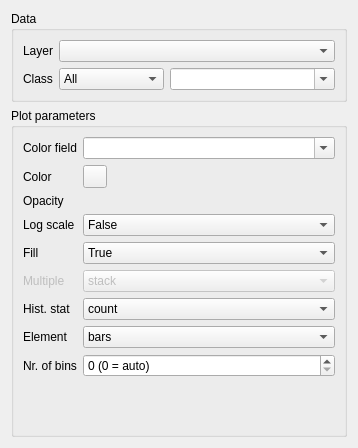
<?xml version="1.0" encoding="UTF-8"?>
<ui version="4.0">
 <class>Form</class>
 <widget class="QWidget" name="Form">
  <property name="geometry">
   <rect>
    <x>0</x>
    <y>0</y>
    <width>358</width>
    <height>448</height>
   </rect>
  </property>
  <property name="sizePolicy">
   <sizepolicy hsizetype="Preferred" vsizetype="Fixed">
    <horstretch>0</horstretch>
    <verstretch>0</verstretch>
   </sizepolicy>
  </property>
  <property name="minimumSize">
   <size>
    <width>0</width>
    <height>448</height>
   </size>
  </property>
  <property name="maximumSize">
   <size>
    <width>16777215</width>
    <height>448</height>
   </size>
  </property>
  <property name="windowTitle">
   <string>Form</string>
  </property>
  <layout class="QVBoxLayout" name="verticalLayout">
   <item>
    <widget class="QGroupBox" name="plot_data_box_2">
     <property name="sizePolicy">
      <sizepolicy hsizetype="Preferred" vsizetype="Maximum">
       <horstretch>0</horstretch>
       <verstretch>0</verstretch>
      </sizepolicy>
     </property>
     <property name="title">
      <string>Data</string>
     </property>
     <layout class="QFormLayout" name="formLayout">
      <item row="0" column="0">
       <widget class="QLabel" name="label_2">
        <property name="text">
         <string>Layer</string>
        </property>
       </widget>
      </item>
      <item row="0" column="1">
       <widget class="QgsMapLayerComboBox" name="layer"/>
      </item>
      <item row="1" column="0">
       <widget class="QLabel" name="X_label">
        <property name="text">
         <string>Class</string>
        </property>
       </widget>
      </item>
      <item row="1" column="1">
       <layout class="QHBoxLayout" name="horizontalLayout">
        <item>
         <widget class="QgsRasterBandComboBox" name="raster_X">
          <property name="currentText">
           <string>All</string>
          </property>
          <item>
           <property name="text">
            <string>All</string>
           </property>
          </item>
         </widget>
        </item>
        <item>
         <widget class="QgsFieldComboBox" name="vector_X">
          <property name="editable">
           <bool>true</bool>
          </property>
          <property name="placeholderText">
           <string>Leave empty for all fields</string>
          </property>
          <property name="allowEmptyFieldName">
           <bool>false</bool>
          </property>
         </widget>
        </item>
       </layout>
      </item>
     </layout>
    </widget>
   </item>
   <item>
    <widget class="QgsCollapsibleGroupBox" name="parameter_box">
     <property name="title">
      <string>Plot parameters</string>
     </property>
     <property name="alignment">
      <set>Qt::AlignLeading|Qt::AlignLeft|Qt::AlignTop</set>
     </property>
     <property name="flat">
      <bool>false</bool>
     </property>
     <property name="collapsed">
      <bool>false</bool>
     </property>
     <layout class="QFormLayout" name="formLayout_2">
      <item row="0" column="0">
       <widget class="QLabel" name="label_4">
        <property name="text">
         <string>Color field</string>
        </property>
       </widget>
      </item>
      <item row="0" column="1">
       <widget class="QgsFieldComboBox" name="color_field">
        <property name="editable">
         <bool>true</bool>
        </property>
        <property name="allowEmptyFieldName">
         <bool>true</bool>
        </property>
       </widget>
      </item>
      <item row="1" column="0">
       <widget class="QLabel" name="label_113">
        <property name="text">
         <string>Color</string>
        </property>
       </widget>
      </item>
      <item row="1" column="1">
       <widget class="QgsColorButton" name="color">
        <property name="minimumSize">
         <size>
          <width>24</width>
          <height>0</height>
         </size>
        </property>
       </widget>
      </item>
      <item row="2" column="0">
       <widget class="QLabel" name="label_114">
        <property name="text">
         <string>Opacity</string>
        </property>
       </widget>
      </item>
      <item row="2" column="1">
       <widget class="QgsOpacityWidget" name="opacity">
        <property name="opacity">
         <double>1.000000000000000</double>
        </property>
       </widget>
      </item>
      <item row="3" column="0">
       <widget class="QLabel" name="label_115">
        <property name="text">
         <string>Log scale</string>
        </property>
       </widget>
      </item>
      <item row="3" column="1">
       <widget class="QComboBox" name="log_scale">
        <item>
         <property name="text">
          <string>False</string>
         </property>
        </item>
        <item>
         <property name="text">
          <string>True</string>
         </property>
        </item>
       </widget>
      </item>
      <item row="4" column="0">
       <widget class="QLabel" name="label_116">
        <property name="text">
         <string>Fill</string>
        </property>
       </widget>
      </item>
      <item row="4" column="1">
       <widget class="QComboBox" name="fill">
        <item>
         <property name="text">
          <string>True</string>
         </property>
        </item>
        <item>
         <property name="text">
          <string>False</string>
         </property>
        </item>
       </widget>
      </item>
      <item row="5" column="0">
       <widget class="QLabel" name="label_117">
        <property name="enabled">
         <bool>false</bool>
        </property>
        <property name="text">
         <string>Multiple</string>
        </property>
       </widget>
      </item>
      <item row="5" column="1">
       <widget class="QComboBox" name="multiple">
        <property name="enabled">
         <bool>false</bool>
        </property>
        <item>
         <property name="text">
          <string>stack</string>
         </property>
        </item>
        <item>
         <property name="text">
          <string>fill</string>
         </property>
        </item>
        <item>
         <property name="text">
          <string>layer</string>
         </property>
        </item>
        <item>
         <property name="text">
          <string>dodge</string>
         </property>
        </item>
       </widget>
      </item>
      <item row="6" column="0">
       <widget class="QLabel" name="label_118">
        <property name="text">
         <string>Hist. stat</string>
        </property>
       </widget>
      </item>
      <item row="6" column="1">
       <widget class="QComboBox" name="stat">
        <item>
         <property name="text">
          <string>count</string>
         </property>
        </item>
        <item>
         <property name="text">
          <string>frequency</string>
         </property>
        </item>
        <item>
         <property name="text">
          <string>probability</string>
         </property>
        </item>
        <item>
         <property name="text">
          <string>percent</string>
         </property>
        </item>
        <item>
         <property name="text">
          <string>density</string>
         </property>
        </item>
       </widget>
      </item>
      <item row="7" column="0">
       <widget class="QLabel" name="label_119">
        <property name="text">
         <string>Element</string>
        </property>
       </widget>
      </item>
      <item row="7" column="1">
       <widget class="QComboBox" name="element">
        <item>
         <property name="text">
          <string>bars</string>
         </property>
        </item>
        <item>
         <property name="text">
          <string>step</string>
         </property>
        </item>
        <item>
         <property name="text">
          <string>poly</string>
         </property>
        </item>
       </widget>
      </item>
      <item row="8" column="0">
       <widget class="QLabel" name="label_120">
        <property name="text">
         <string>Nr. of bins</string>
        </property>
       </widget>
      </item>
      <item row="8" column="1">
       <widget class="QSpinBox" name="nr_of_bins">
        <property name="sizePolicy">
         <sizepolicy hsizetype="Preferred" vsizetype="Fixed">
          <horstretch>0</horstretch>
          <verstretch>0</verstretch>
         </sizepolicy>
        </property>
        <property name="suffix">
         <string> (0 = auto)</string>
        </property>
        <property name="prefix">
         <string/>
        </property>
       </widget>
      </item>
     </layout>
    </widget>
   </item>
  </layout>
 </widget>
 <customwidgets>
  <customwidget>
   <class>QgsCollapsibleGroupBox</class>
   <extends>QGroupBox</extends>
   <header>qgscollapsiblegroupbox.h</header>
   <container>1</container>
  </customwidget>
  <customwidget>
   <class>QgsColorButton</class>
   <extends>QToolButton</extends>
   <header>qgscolorbutton.h</header>
   <container>1</container>
  </customwidget>
  <customwidget>
   <class>QgsFieldComboBox</class>
   <extends>QComboBox</extends>
   <header>qgsfieldcombobox.h</header>
  </customwidget>
  <customwidget>
   <class>QgsMapLayerComboBox</class>
   <extends>QComboBox</extends>
   <header>qgsmaplayercombobox.h</header>
  </customwidget>
  <customwidget>
   <class>QgsOpacityWidget</class>
   <extends>QWidget</extends>
   <header>qgsopacitywidget.h</header>
   <container>1</container>
  </customwidget>
  <customwidget>
   <class>QgsRasterBandComboBox</class>
   <extends>QComboBox</extends>
   <header>qgsrasterbandcombobox.h</header>
  </customwidget>
 </customwidgets>
 <resources/>
 <connections/>
</ui>
